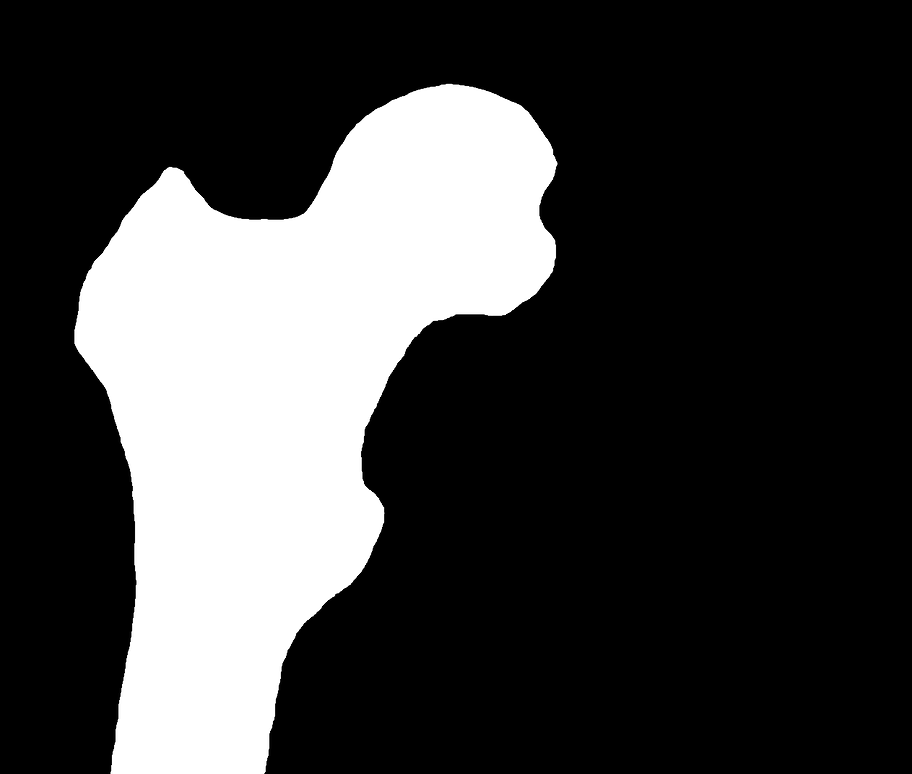
#> input picture pydrillpoints/images/outline.png, 912 x 774 px, shrunk from 1263 x 1071 before the run
$ python demo.py
#> lines starting #> are read from the running program, lines starting #| are printed output that depends on the picture; after the words box and inside, x2 and y2 are one past the last pixel; in counts of white or black regions, pixels touching at a corner belong together
import cv2
import numpy as np
import matplotlib
import math

# matplotlib.use('TkAgg') # uncomment this if you are not using an OS with Tkinter compaitble window manager
from matplotlib import pyplot as plt


# read image and make greyscale and color copies
img = cv2.imread('images/outline.png')
#> img is the input picture: shape (774, 912, 3); min 0, max 255, mean 63
color_img = cv2.cvtColor(img, cv2.COLOR_BGR2RGB)
gray = cv2.cvtColor(img, cv2.COLOR_BGR2GRAY)

# Gaussian blur the grayscale image

KernelSizeWidth = 3
KernelSizeHeight = 3
blurred_img_3v3 = cv2.GaussianBlur(gray,(KernelSizeWidth, KernelSizeHeight),0)

KernelSizeWidth = 13
KernelSizeHeight = 13
blurred_img_13v13 = cv2.GaussianBlur(gray,(KernelSizeWidth, KernelSizeHeight),0)


# use canny to detect edges
canny_threshold = 30
canny_param2 = 135
canny_img = cv2.Canny(blurred_img_3v3, canny_threshold, canny_param2)
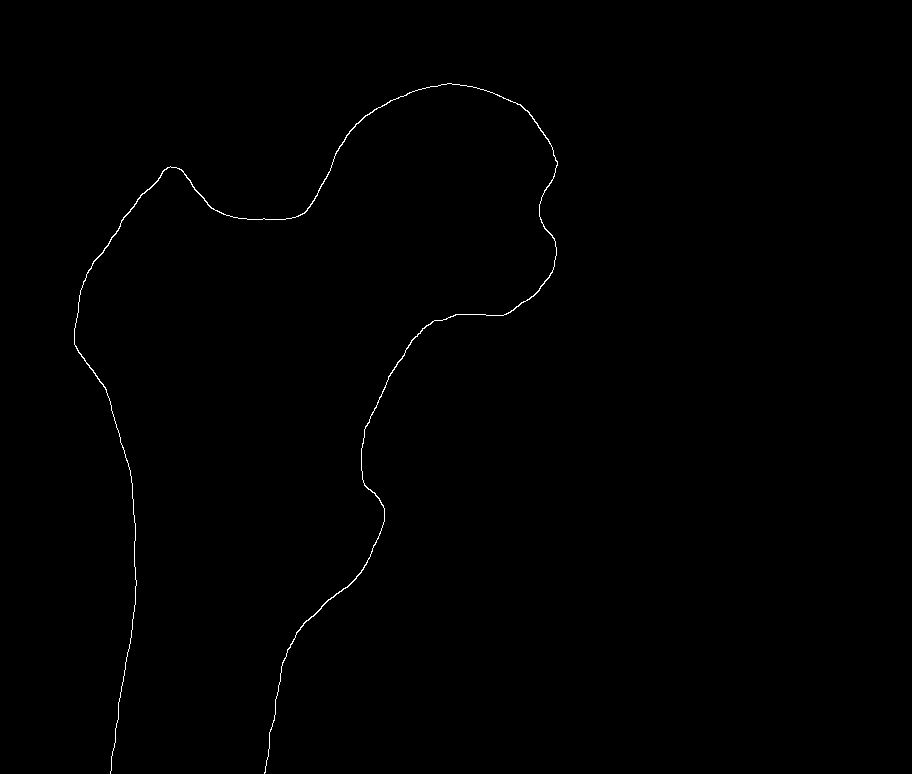
#> canny_img: shape (774, 912); 0.32% white in thin lines or dots, all inside (x1, y1, x2, y2) = (74, 83, 558, 774)

# threshold to close gaps in the edges
thresh = cv2.threshold(canny_img, 45, 255, cv2.THRESH_BINARY)[1]
thresh = cv2.dilate(thresh, None, iterations=2)
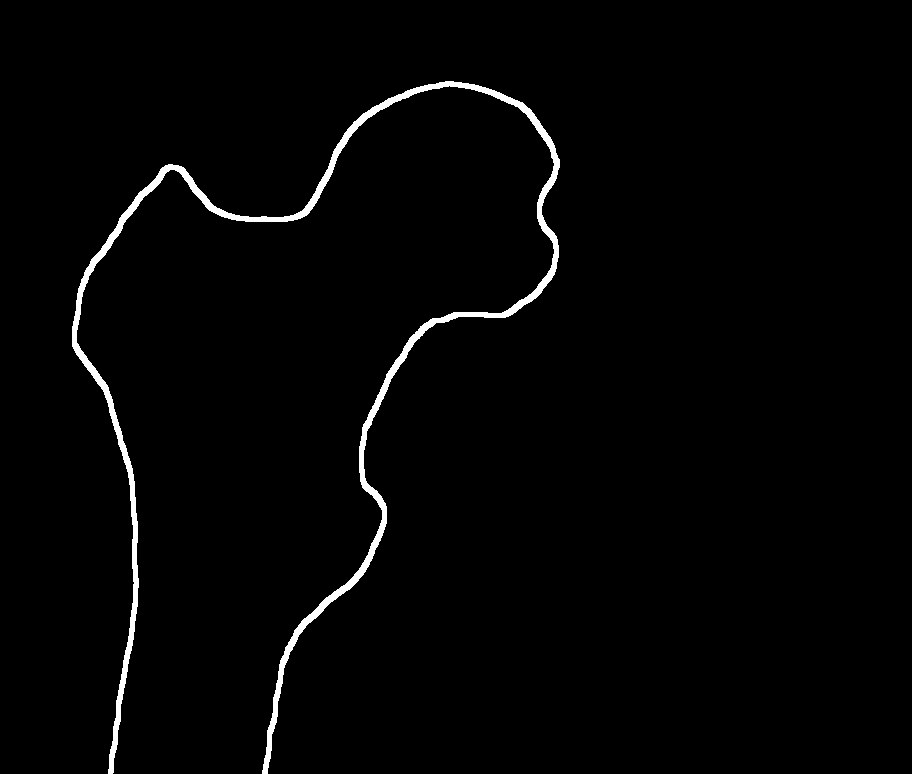
#> thresh: shape (774, 912); 1.7% white; 1 white region, box (x1, y1, x2, y2) and area: (72, 81, 560, 774) 11982


# [68 lines left out: functions center_horizontally, center_vertically, not called in this run]


def is_point_edge(x, y):
    return canny_img[y][x] != 0


# [44 lines left out: functions find_point, draw_stuff, not called in this run]


def draw_circle(event,x,y,flags,param):
    if event == cv2.EVENT_LBUTTONDBLCLK:
        draw_stuff(x,y)


if __name__ == "__main__":
    radius = 10

    cv2.namedWindow('image')
    cv2.setMouseCallback('image' ,draw_circle)


    while(1):
        cv2.imshow('image',color_img)
        if cv2.waitKey(20) & 0xFF == 27:
#> (key Esc is pressed here)
            break


    cv2.destroyAllWindows()
    exit()
#> (the program exits here)
